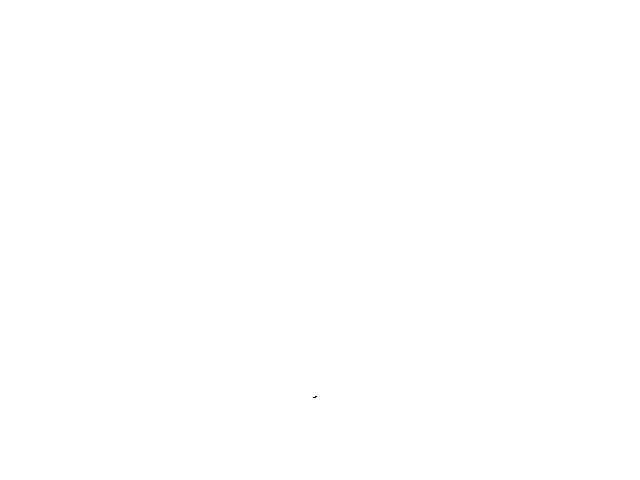
Frame 1 (no input)
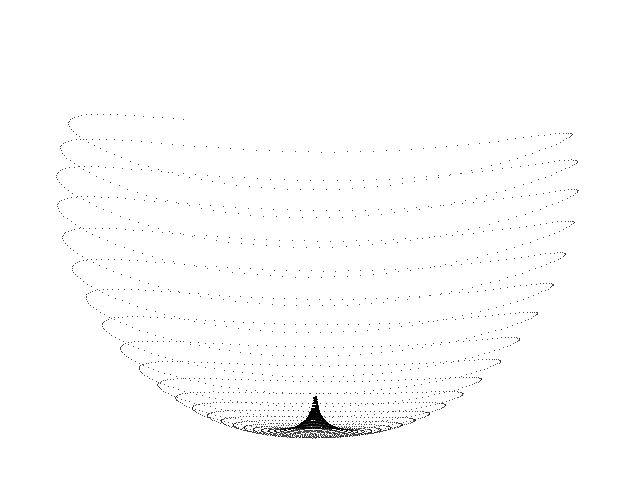
Frame 60 (the mouse pressed at the canvas centre just before this capture)
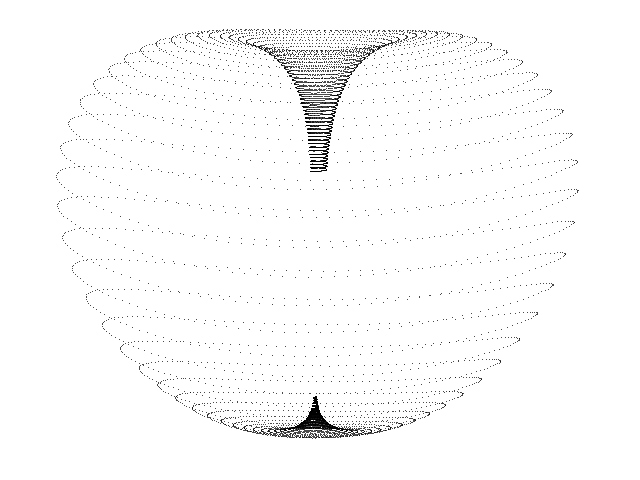
Frame 120 (the mouse held since frame 60 and released just before this capture)

The Processing sketch that drew these frames (run headless with seeded random() and noise(); from frame 60 on, the mouse is pressed at the canvas centre):

// Processing sketch: Three_Layer
// ── Three_Layer.pde
// 3-layer chaotic attractor //

  float x = -0.04;
  float y = -15.8;
  float z = -1.4;
  float dt = 0.002;
  float a1 = -4.1;
  float a2 = 1.2;
  float a3 = 13.45;
  float b = 0.161;
  float c = 3.5031;
  float c1 = 2.76;
  float c2 = 0.6;
  float c3 = 13.3;
  float d = 1.6;


void setup() {
  
  size(640, 480);
  background(255);
  
}

void draw() {
  
  for (int i=0; i<100; i++) {
    
    float nx = x;
    float ny = y;
    float nz = z;
    
    x = nx + dt * (a1 * nx - a2 * ny + a3 * nz);
    y = ny + dt * (-d * nx * nz + b);
    z = nz + dt * (c1 * nx * ny + c2 * ny * nz + c3 * nz + c);
    
    point(320 + (105 * x), 2055 + (105 * y));
        
  }

}
